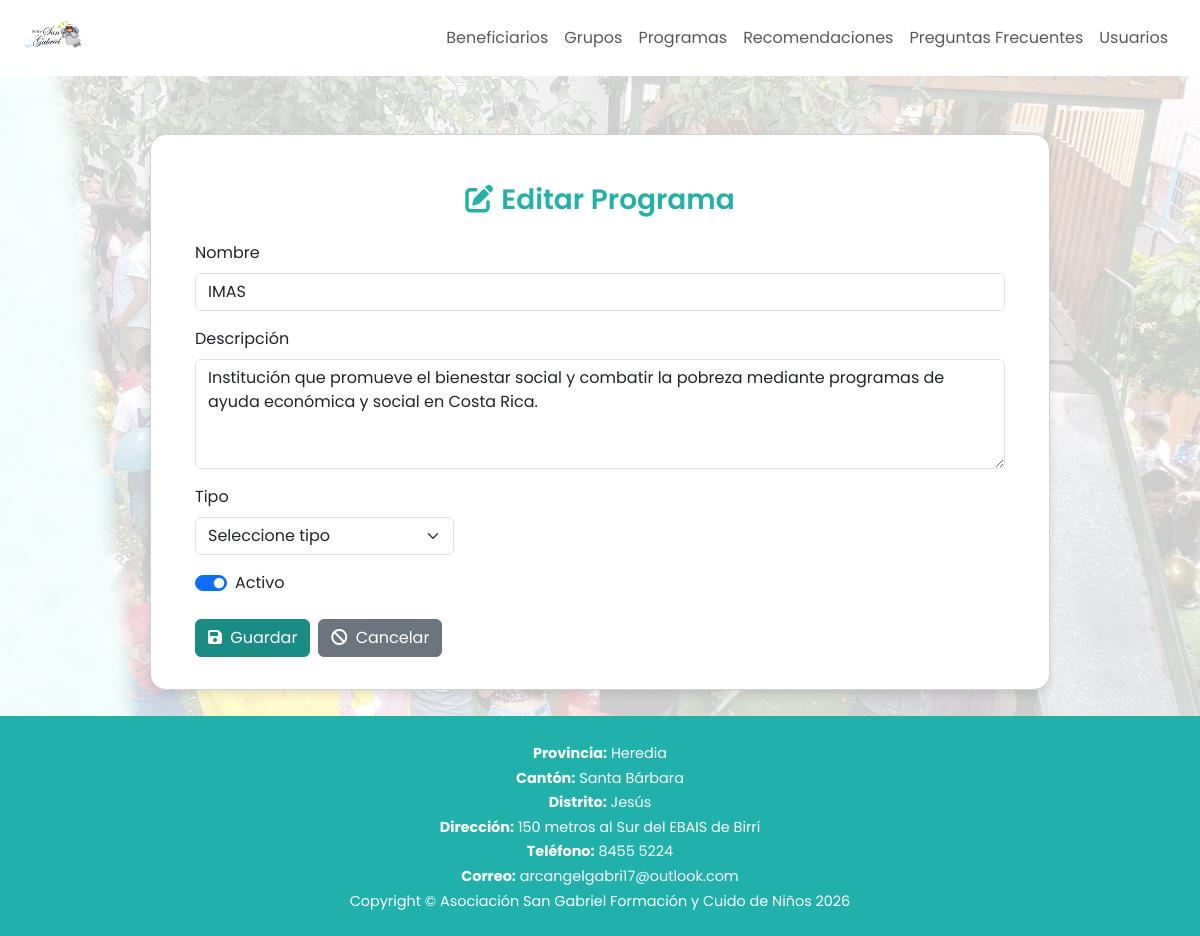
Screenshot of /Views/Programas/editarPrograma.php?id=2 (signed in) with the database file from the repository.
### tables this page shows
CREATE TABLE `tbl_programas` (
  `id_programa` int NOT NULL,
  `nombre` varchar(50) NOT NULL,
  `descripcion` text,
  `tipo` varchar(50) DEFAULT NULL,
  `estado` tinyint(1) DEFAULT '1'
);

### Views/Programas/editarPrograma.php (the view, shortened to what this page needs)
<?php
$cn = abrirConexion();
$id = isset($_GET['id']) ? (int) $_GET['id'] : 0;
$stmt = $cn->prepare("SELECT id_programa, nombre, descripcion, tipo, estado
                      FROM tbl_programas WHERE id_programa = ?");
$stmt->bind_param("i", $id);
$stmt->execute();
$res = $stmt->get_result();
$programa = $res->fetch_assoc();
?>
<!DOCTYPE html>
<html lang="en">
<head>
    <link href="../../Assets/css/bootstrap.min.css" rel="stylesheet">
    <link href="../../Assets/css/customStyles/editarGrupoStyle.css" rel="stylesheet">
    <link href="https://cdnjs.cloudflare.com/ajax/libs/font-awesome/6.5.2/css/all.min.css" rel="stylesheet">
</head>
<body>
    <nav>
        <?php include '../Layout/Navbars/navbar2.php' ?>
    </nav>
    <main>
        <div class="card">
            <div class="container mt-3">
                <h3 class="text-center mb-4" style="color: #20b2aa; font-weight: 600;">
                    <i class="fas fa-pen-to-square me-2"></i>Editar Programa
                </h3>
                <form method="POST">
                    <div class="mb-3">
                        <label class="form-label">Nombre</label>
                        <input type="text" name="nombre" class="form-control"
                        value="<?= htmlspecialchars($programa['nombre']) ?>" required>
                    </div>
                    <div class="mb-3">
                        <label class="form-label">Descripción</label>
                        <textarea name="descripcion" class="form-control" rows="4"
                        required><?= htmlspecialchars($programa['descripcion']) ?></textarea>
                    </div>
                    <div class="row g-3">
                        <div class="col-md-4">
                            <label class="form-label">Tipo</label>
                            <select name="tipo" class="form-select" required>
                                <option value="">Seleccione tipo</option>
                            </select>
                        </div>
                    </div>
                    <div class="form-check form-switch mt-3">
                        <input class="form-check-input" type="checkbox" id="estado" name="estado" <?= $programa['estado'] ? 'checked' : '' ?>>
                        <label class="form-check-label" for="estado">Activo</label>
                    </div>
                    <div class="mt-4 d-flex gap-2">
                        <button class="btn btn-success" type="submit">
                            <i class="fa-solid fa-floppy-disk me-1"></i> Guardar
                        </button>
                        <a class="btn btn-secondary" href="listaProgramas.php">
                            <i class="fa-solid fa-ban me-1"></i> Cancelar
                        </a>
                    </div>
                </form>
            </div>
        </div>
    </main>
    <footer>
        <?php include '../Layout/footer.php' ?>
    </footer>
</body>
</html>

### Assets/css/customStyles/editarGrupoStyle.css (style rules this page uses)
body { font-family: 'Poppins', sans-serif; background-color: #f0f9ff; }
main { flex: 1; background: url("../../img/background.jpg") center no-repeat; background-size: cover; min-height: 80vh; position: relative; display: flex; align-items: center; justify-content: center; }
main::before { content: ""; position: absolute; top: 0; left: 0; width: 100%; height: 100%; background-color: rgba(255, 255, 255, 0.8); z-index: 1; }
main>* { position: relative; z-index: 2; }
.card { padding: 2rem; margin-top: 2rem; width: 100%; max-width: 900px; border-radius: 1rem; box-shadow: 0 4px 10px rgba(0, 0, 0, 0.1); background-color: white; }
.btn-success { background-color: #198c85; border-color: #198c85; }
footer { background-color: #20b2aa; color: white; padding: 12px 20px; text-align: center; font-size: 0.9rem; }

### rows the page displays
tbl_programas: nombre "IMAS", descripcion "Institución que promueve el bienestar social y combatir la pobreza mediante programas de ayuda económica y social en Costa Rica.", estado "☑"

### other values shown
$label "Provincia"
$value "Heredia"
$label "Cantón"
$value "Santa Bárbara"
$label "Distrito"
$value "Jesús"
$label "Dirección"
$value "150 metros al Sur del EBAIS de Birrí"
$label "Teléfono"
$value "8455 5224"
$label "Correo"
$value "arcangelgabri17@outlook.com"
